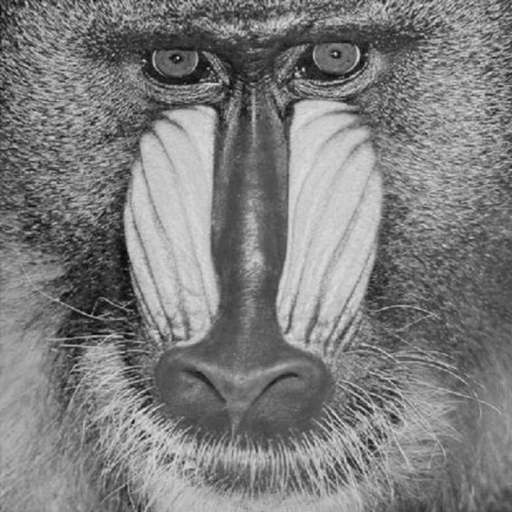
#> input picture img/mandril_gray.png, 512 x 512 px
$ jupyter execute code_snippets.ipynb
#> lines starting #> are read from the running program, lines starting #| are printed output that depends on the picture; long printed decimals are rounded
# MuML/BV Code Schnipsel

[cell 1]
# Bibliotheken einbinden
import cv2
import sys
import matplotlib.pyplot as plt

## Mathematische Operationen / Elementare Operationen

[cell 2]
file = "../img/mandril_gray.png"
img = cv2.imread(file)
#> img is the input picture: shape (512, 512, 3); min 0, max 224, mean 125.4

rows, columns, _ = img.shape
#> rows = 512; columns = 512
mean = 0.0

for row in range(rows):
    for column in range(columns):
        mean += img[row, column]
#> after the loop, mean = [32883314, 32883314, 32883314]
mean = mean / (rows * columns)
#> mean = [125.4, 125.4, 125.4]

print(f"mean: {mean}")
#| mean: [125.440 125.440 125.440]

## Bilder anzeigen

Mit OpenCV:

[cell 3]
file = "../img/mandril_gray.png"
img = cv2.imread(file)

if img is None:
    sys.exit("Could not read the image.")

# Anzeigen im Fenster
cv2.imshow('Monke', img)
cv2.waitKey(0)
cv2.destroyAllWindows()

Mit Matplotlib:

[cell 4]
file = "../img/mandril_gray.png"
img = cv2.imread(file)
# img_rgb = cv2.cvtColor(img, cv2.COLOR_BGR2RGB)  # OpenCV lädt BGR, Matplotlib erwartet RGB

plt.imshow(img)
plt.title('Monke')
plt.axis('off')
plt.show()

Mit Matplotlib und `plt.imread`:

[cell 5]
file = "../img/mandril_gray.png"
img = plt.imread(file)
#> img: shape (512, 512) float32; min 0, max 0.878, mean 0.492
img_rgb = cv2.cvtColor(img, cv2.COLOR_BGR2RGB)  # OpenCV lädt BGR, Matplotlib erwartet RGB

plt.imshow(img_rgb)
plt.title('Monke')
plt.axis('off')
plt.show()

## Farbbilder

[cell 6]
file = "../img/color_wheel.png"
img = cv2.imread(file)
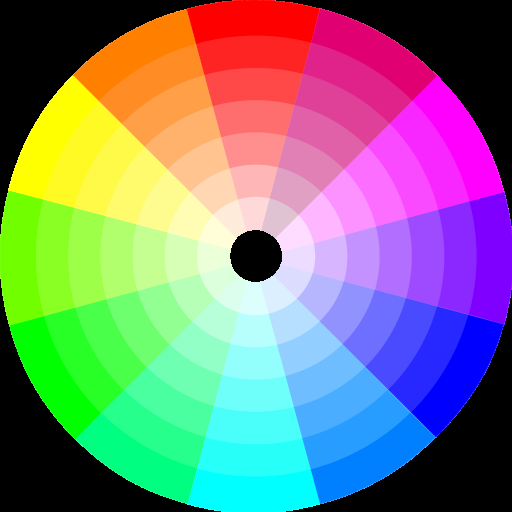
#> input picture img/color_wheel.png, 512 x 512 px
#> img is the input picture: shape (512, 512, 3); mean B, G, R 127.2, 128, 126.3
img_rgb = cv2.cvtColor(img, cv2.COLOR_BGR2RGB)  # OpenCV lädt BGR, Matplotlib erwartet RGB

plt.imshow(img_rgb)
plt.title('Farbrad in Farbe')
plt.axis('off')
plt.show()

Explizit als Grauwertbild öffnen:

[cell 7]
# als Grauwertbild öffnen
img = cv2.imread(file, cv2.IMREAD_GRAYSCALE)
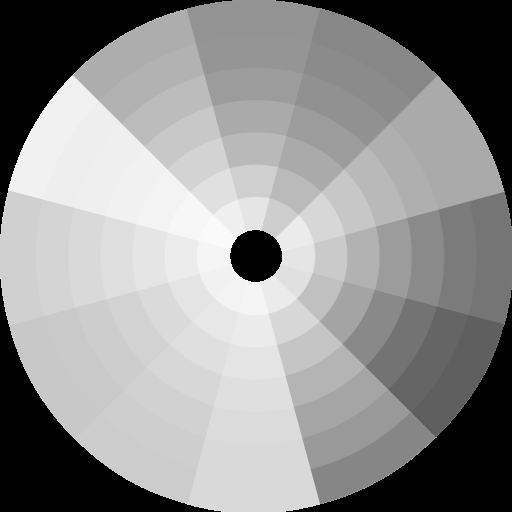
#> img: shape (512, 512); min 0, max 250, mean 145.3
plt.imshow(img, cmap='gray')
plt.title('Farbrad als Grauwertbild')
plt.axis('off')
plt.show()

Einzelne Farbkanäle anzeigen:

[cell 8]
# Mit OpenCV
file = "../img/color_wheel.png"
img = cv2.imread(file)

if img is None:
    sys.exit("Could not read the image.")

cv2.imshow('Blau', img[:, :, 0])
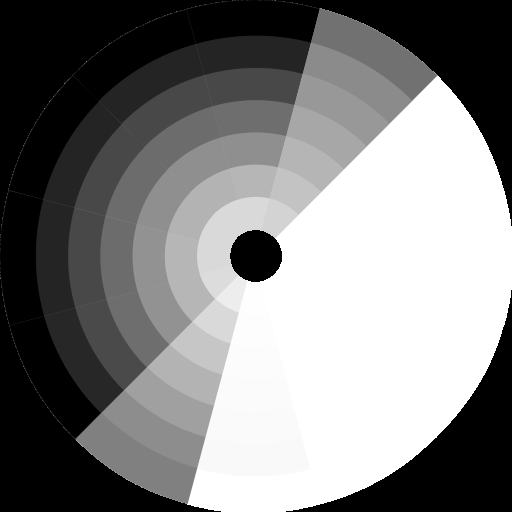
#> window 'Blau': shape (512, 512); min 0, max 255, mean 127.2
cv2.imshow('Grün', img[:, :, 1])
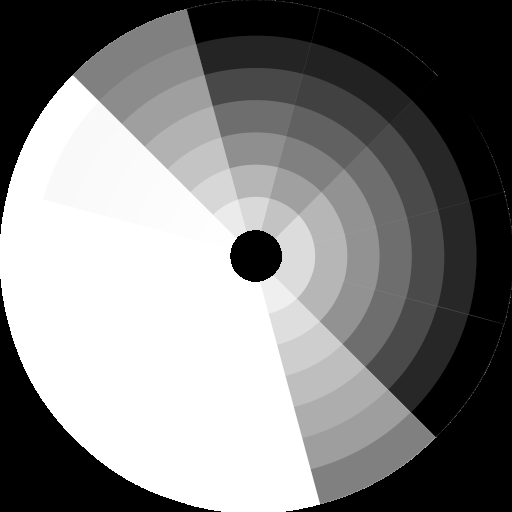
#> window 'Grün': shape (512, 512); min 0, max 255, mean 128
cv2.imshow('Rot', img[:, :, 2])
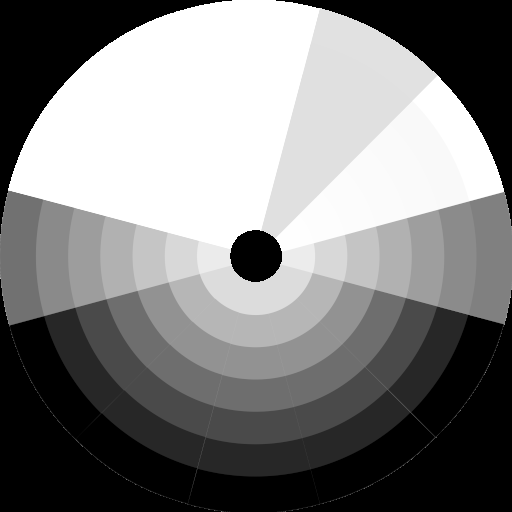
#> window 'Rot': shape (512, 512); min 0, max 255, mean 126.3
cv2.waitKey(0)
cv2.destroyAllWindows()

# Mit Matplotlib
plt.imshow(img_rgb[:, :, 0], cmap='gray')
plt.title('Rotkanal')
plt.show()

plt.imshow(img_rgb[:, :, 1], cmap='gray')
plt.title('Grünkanal')
plt.show()

plt.imshow(img_rgb[:, :, 2], cmap='gray')
plt.title('Blaukanal')
plt.show()
